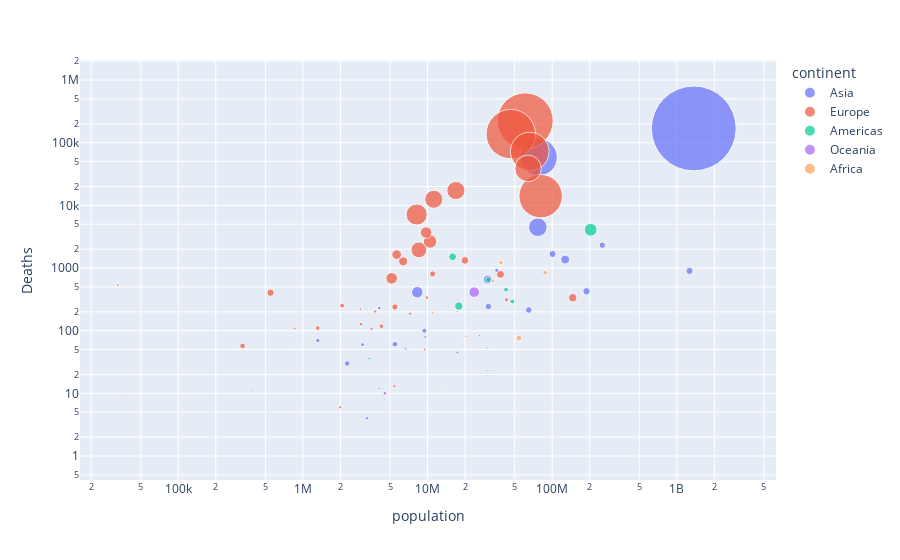

Here is the notebook cell this chart was saved with:
### Code cell
fig = px.scatter(covid_per_country, x="population", y="Deaths", size='Confirmed', color="continent",
           hover_name="Country", log_x=True, log_y=True,size_max=60)
fig.show()

### Figure 1 — Plotly figure (JSON) as saved in the notebook; plotly's stock layout.template omitted (floating-point values rounded to 4 significant figures)
{"data": [{"hoverlabel": {"namelength": 0}, "hovertemplate": "<b>%{hovertext}</b><br><br>continent=Asia<br>population=%{x}<br>Deaths=%{y}<br>Confirmed=%{marker.size}", "hovertext": ["China", "Iran", "Turkey", "Israel", "Malaysia", "Japan", "Pakistan", "India", "Philippines", "Thailand", "Saudi Arabia", "Indonesia", "Singapore", "Qatar", "United Arab Emirates", "Bahrain", "Iraq", "Armenia", "Lebanon", "Kuwait", "Kazakhstan", "Azerbaijan", "Jordan", "Vietnam", "Oman", "Afghanistan", "Uzbekistan", "Sri Lanka", "Brunei", "Georgia", "Cambodia", "Kyrgyzstan", "Bangladesh", "Maldives", "Mongolia", "Syria", "Nepal", "Bhutan"], "legendgroup": "Asia", "marker": {"color": "#636efa", "size": [4766135, 915866, 228840, 87496, 52461, 51560, 36588, 34205, 33261, 28844, 27891, 27018, 21641, 19970, 16636, 12771, 12681, 9347, 8809, 7844, 5689, 5593, 4678, 4593, 3692, 3454, 3260, 2666, 2626, 2386, 2049, 1679, 1162, 422, 250, 167, 145, 80], "sizemode": "area", "sizeref": 1324.0, "symbol": "circle"}, "mode": "markers", "name": "Asia", "showlegend": true, "type": "scatter", "x": [1367110000, 77966400, 76667864, 8268400, 30430500, 127080000, 188410000, 1263930000, 100697400, 64871000, 30770375, 252164800, 5469700, 2269672, 9446000, 1316500, 36004552, 3009800, 4104000, 3268431, 17377800, 9552500, 6666960, 89708900, 4089076, 26023100, 30492800, 20277597, 393372, 4490500, 15184116, 5776570, 157486000, 341256, 2987733, 22964324, 27646053, 755030], "xaxis": "x", "y": [169091, 58527, 4483, 411, 655, 1368, 426, 899, 1672, 214, 243, 2316, 61, 30, 100, 70, 915, 60, 230, 4, 45, 79, 52, 0, 12, 84, 23, 38, 11, 8, 0, 11, 113, 0, 0, 19, 0, 0], "yaxis": "y"}, {"hoverlabel": {"namelength": 0}, "hovertemplate": "<b>%{hovertext}</b><br><br>continent=Europe<br>population=%{x}<br>Deaths=%{y}<br>Confirmed=%{marker.size}", "hovertext": ["Italy", "Spain", "Germany", "France", "United Kingdom", "Switzerland", "Netherlands", "Belgium", "Austria", "Portugal", "Norway", "Sweden", "Denmark", "Ireland", "Russia", "Poland", "Romania", "Luxembourg", "Finland", "Greece", "Iceland", "Slovenia", "Estonia", "Croatia", "Ukraine", "Lithuania", "Hungary", "Moldova", "Bosnia and Herzegovina", "Bulgaria", "Latvia", "Slovakia", "San Marino", "Cyprus", "Belarus", "Albania", "Malta", "Liechtenstein", "Monaco"], "legendgroup": "Europe", "marker": {"color": "#EF553B", "size": [2078445, 1614510, 1249835, 987341, 467609, 296853, 219626, 216247, 166953, 120064, 90039, 88739, 62507, 55549, 46718, 42097, 39074, 35974, 26291, 24976, 21254, 15335, 14344, 14287, 11141, 8856, 8217, 7484, 7113, 7100, 6806, 6787, 5260, 4992, 4848, 4526, 3267, 1221, 908], "sizemode": "area", "sizeref": 1324.0, "symbol": "circle"}, "mode": "markers", "name": "Europe", "showlegend": true, "type": "scatter", "x": [60769102, 46507760, 80783000, 66078000, 64105654, 8183800, 16881000, 11225469, 8527230, 10477800, 5156450, 9737521, 5655750, 6378000, 146233000, 38496000, 19942642, 549700, 5470437, 10992589, 328170, 2064966, 1315819, 4267558, 42973696, 2927310, 9879000, 3557600, 3791622, 7245677, 1991800, 5415949, 32743, 858000, 9475100, 2895947, 416055, 37132, 36950], "xaxis": "x", "y": [223179, 137486, 14032, 72246, 38835, 7148, 17252, 12524, 1951, 2651, 685, 3692, 1638, 1278, 335, 793, 1324, 404, 239, 806, 57, 251, 110, 118, 310, 127, 337, 108, 202, 187, 6, 13, 534, 109, 50, 222, 0, 4, 10], "yaxis": "y"}, {"hoverlabel": {"namelength": 0}, "hovertemplate": "<b>%{hovertext}</b><br><br>continent=Americas<br>population=%{x}<br>Deaths=%{y}<br>Confirmed=%{marker.size}", "hovertext": ["Brazil", "Chile", "Ecuador", "Peru", "Argentina", "Colombia", "Uruguay", "Venezuela", "Bolivia", "Paraguay", "Guyana", "Suriname"], "legendgroup": "Americas", "marker": {"color": "#00cc96", "size": [108753, 46398, 40353, 21576, 16065, 15875, 5417, 2382, 1725, 1212, 313, 158], "sizemode": "area", "sizeref": 1324.0, "symbol": "circle"}, "mode": "markers", "name": "Americas", "showlegend": true, "type": "scatter", "x": [203586000, 17819054, 15888900, 30814175, 42669500, 47907800, 3404189, 30206307, 10027254, 6893727, 784894, 534189], "xaxis": "x", "y": [4080, 247, 1515, 651, 452, 292, 36, 54, 80, 51, 48, 5], "yaxis": "y"}, {"hoverlabel": {"namelength": 0}, "hovertemplate": "<b>%{hovertext}</b><br><br>continent=Oceania<br>population=%{x}<br>Deaths=%{y}<br>Confirmed=%{marker.size}", "hovertext": ["Australia", "New Zealand", "Fiji", "Papua New Guinea"], "legendgroup": "Oceania", "marker": {"color": "#ab63fa", "size": [74385, 10267, 119, 21], "sizemode": "area", "sizeref": 1324.0, "symbol": "circle"}, "mode": "markers", "name": "Oceania", "showlegend": true, "type": "scatter", "x": [23696900, 4547900, 859178, 7398500], "xaxis": "x", "y": [412, 10, 0, 0], "yaxis": "y"}, {"hoverlabel": {"namelength": 0}, "hovertemplate": "<b>%{hovertext}</b><br><br>continent=Africa<br>population=%{x}<br>Deaths=%{y}<br>Confirmed=%{marker.size}", "hovertext": ["South Africa", "Egypt", "Algeria", "Morocco", "Tunisia", "Cameroon", "Burkina Faso", "Senegal", "Ghana", "Nigeria", "Mauritius", "Kenya", "Niger", "Rwanda", "Madagascar", "Guinea", "Togo", "Uganda", "Djibouti", "Ethiopia", "Zambia", "Mali", "Tanzania", "Eritrea", "Gabon", "Equatorial Guinea", "Namibia", "Benin", "Seychelles", "Guinea-Bissau", "Libya", "Angola", "Sudan", "Mozambique", "Zimbabwe", "Liberia", "Chad", "Mauritania", "Central African Republic", "Somalia", "Botswana", "Sierra Leone", "Malawi", "Burundi", "South Sudan"], "legendgroup": "Africa", "marker": {"color": "#FFA15A", "size": [21195, 14800, 13294, 10155, 6195, 4636, 4184, 2940, 2670, 2351, 2292, 1281, 1270, 1250, 769, 763, 601, 552, 536, 473, 464, 401, 313, 244, 242, 240, 201, 200, 183, 146, 140, 129, 126, 126, 118, 111, 95, 88, 87, 75, 41, 29, 27, 22, 4], "sizemode": "area", "sizeref": 1324.0, "symbol": "circle"}, "mode": "markers", "name": "Africa", "showlegend": true, "type": "scatter", "x": [54002000, 87668100, 38700000, 33465000, 10982754, 20386799, 17322796, 13508715, 27043093, 178517000, 1261208, 41800000, 17138707, 10996891, 21842167, 10628972, 6993000, 34856813, 886000, 87952991, 15023315, 15768000, 47421786, 6536000, 1711000, 1430000, 2113077, 9988068, 89949, 1746000, 6253000, 24383301, 37289406, 25041922, 13061239, 4397000, 13211000, 3545620, 4709000, 10806000, 2024904, 6205000, 15805239, 9530434, 11384393], "xaxis": "x", "y": [76, 842, 1221, 622, 193, 81, 204, 11, 73, 39, 74, 34, 65, 0, 0, 0, 24, 0, 0, 6, 6, 32, 8, 0, 19, 0, 0, 2, 0, 0, 6, 20, 35, 0, 17, 10, 0, 9, 0, 0, 8, 0, 1, 0, 0], "yaxis": "y"}], "layout": {"autosize": true, "legend": {"itemsizing": "constant", "title": {"text": "continent"}, "tracegroupgap": 0}, "margin": {"t": 60}, "xaxis": {"anchor": "y", "autorange": true, "domain": [0, 1], "range": [4.221, 9.715], "title": {"text": "population"}, "type": "log"}, "yaxis": {"anchor": "x", "autorange": true, "domain": [0, 1], "range": [-0.4232, 6.668], "title": {"text": "Deaths"}, "type": "log"}}}
